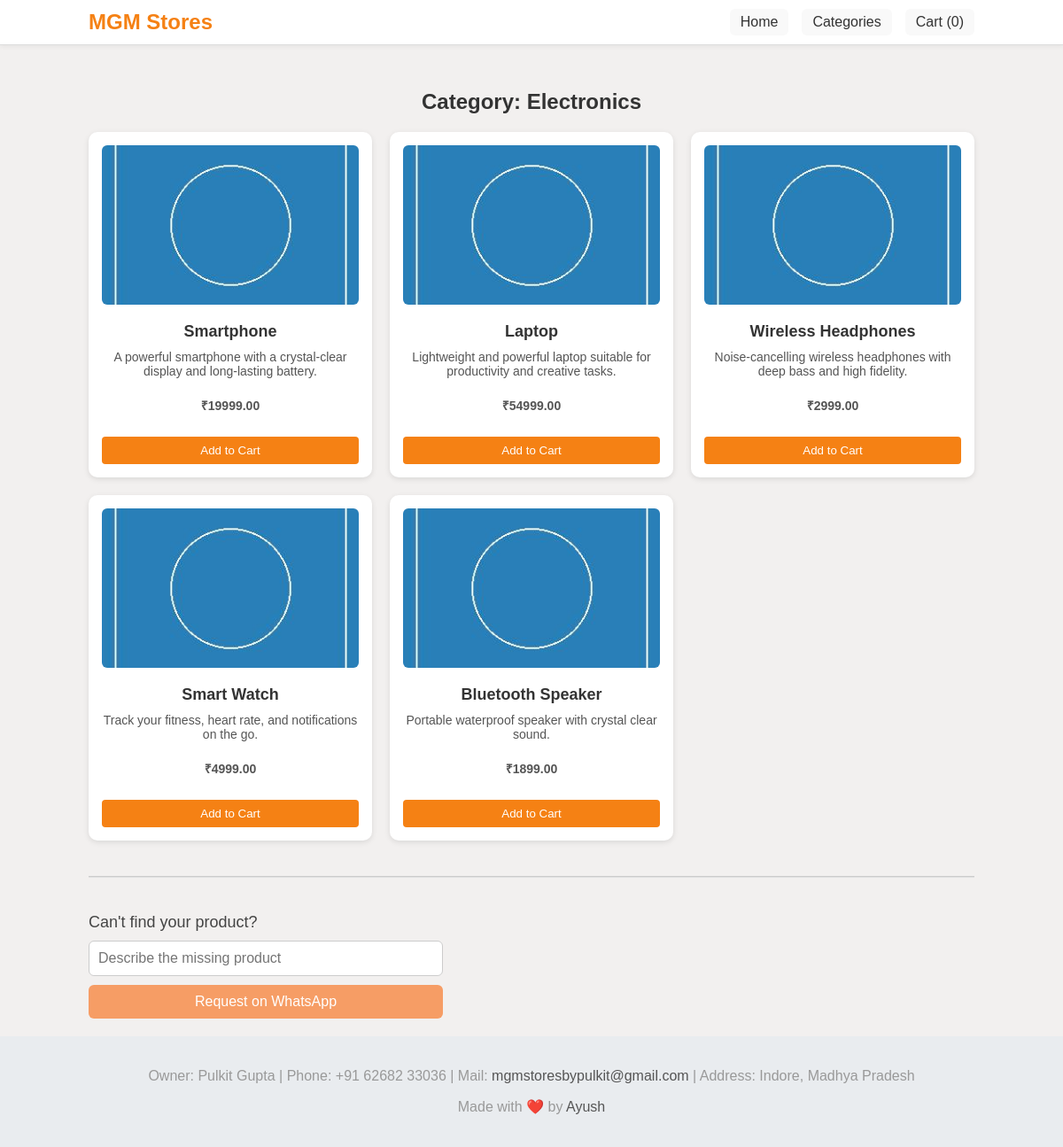
Page /category/electronics/ on the committed database.
### store/models.py (models this page shows, shortened)
class Category(models.Model):
    name = models.CharField(max_length=100)
    slug = models.SlugField(unique=True, blank=True)
    prepopulated_fields = {'slug': ['name']}
    class Meta:
        ordering = ['name']

class Product(models.Model):
    name = models.CharField(max_length=100)
    price = models.DecimalField(max_digits=10, decimal_places=2)
    description = models.TextField()
    image = models.ImageField(upload_to='products/')
    category = models.ForeignKey(Category, on_delete=models.CASCADE)

### store/views.py (the view)
# urls.py: path('category/<slug:slug>/', views.category_detail, name='category_detail'),
def category_detail(request, slug):
    category = get_object_or_404(Category, slug=slug)
    products = Product.objects.filter(category=category)
    return render(request, 'category_detail.html', {'category': category, 'products': products})

### store/templates/category_detail.html (shortened to what this page needs)
{% extends 'base.html' %}
{% block content %}
<h2 class="page-heading">Category: {{ category.name }}</h2>
{% if products %}
<div class="product-grid">
    {% for product in products %}
    <div class="product-card">
        <img src="{{ product.image.url }}" alt="{{ product.name }}">
        <h3>{{ product.name }}</h3>
        <p>{{ product.description }}</p>
        <p class="price">₹{{ product.price|floatformat:2 }}</p>
        <button onclick="addToCart({{ product.id }})" class="add-to-cart-btn">Add to Cart</button>
    </div>
    {% endfor %}
</div>
{% else %}
<p>No products found in this category.</p>
{% endif %}
<hr class="divider">
<h4 class="missing-heading">Can't find your product?</h4>
<form action="https://wa.me/919999999999" method="get" target="_blank" class="missing-product-form">
    <input type="text" name="text" placeholder="Describe the missing product" required>
    <button type="submit">Request on WhatsApp</button>
</form>
{% endblock %}

### store/templates/base.html (shortened to what this page needs)
{% load static %}
<!DOCTYPE html>
<html lang="en">
<head>
    <link rel="stylesheet" href="{% static 'css/style.css' %}">
</head>
<body>
    <nav class="navbar">
        <div class="navbar-container">
            <a class="navbar-brand" href="/">MGM Stores</a>
            <div class="navbar-links">
                <a href="/">Home</a>
                <a href="/categories/">Categories</a>
                <a href="/cart/">Cart (<span id="cart-count">{{ request.session.cart|length }}</span>)</a>
            </div>
        </div>
    </nav>
    <main class="main-content">
        {% block content %}{% endblock %}
    </main>
    <footer class="footer">
        <p>Owner: Pulkit Gupta | Phone: +91 62682 33036 | Mail: <a href="https://mail.google.com/mail/?view=cm&fs=1&to=mgmstoresbypulkit@gmail.com" target="_blank" rel="noopener noreferrer" class='mail'>mgmstoresbypulkit@gmail.com</a>  | Address: Indore, Madhya Pradesh</p>
        <p>Made with ❤️ by <a href='https://www.linkedin.com/in/ayush-gupta-21b695286' class='ayush'>Ayush</a></p>
    </footer>
</body>
</html>

### store/static/css/style.css (style rules this page uses)
html, body { font-family: Arial, sans-serif; background-color: #F2F0EF; margin: 0; padding: 0; color: #333; max-height: 100vh; height: 100%; display: flex; flex-direction: column; }
.navbar { background-color: #fff; border-bottom: 1px solid #ddd; padding: 10px 20px; box-shadow: 0 2px 5px rgba(0, 0, 0, 0.05); position: sticky; top: 0; z-index: 1000; }
.navbar-container { display: flex; justify-content: space-between; align-items: center; max-width: 1000px; margin: auto; }
.navbar-brand { font-size: 1.5rem; font-weight: bold; color: #f58114; text-decoration: none; }
.navbar-links { display: flex; gap: 15px; }
.navbar-links a, .cart-icon a { text-decoration: none; color: #333; font-weight: 500; background-color: #f9f9f9; padding: 6px 12px; border-radius: 6px; transition: background-color 0.2s ease, opacity 0.2s ease; }
.main-content { padding: 20px; max-width: 1000px; margin: auto; flex: 1; width: 100%; }
.footer { background-color: #e9ecef; padding: 20px; text-align: center; font-size: 0.95rem; color: #555; flex-shrink: 0; }
.ayush { text-decoration: none; color: #555; }
.mail { text-decoration: none; color: #555; }
.missing-product-form { display: flex; flex-direction: column; max-width: 400px; gap: 10px; }
.missing-product-form input[type="text"] { padding: 10px; border: 1px solid #ccc; border-radius: 6px; font-size: 1rem; }
.missing-product-form button { background-color: #F69D65; color: white; border: none; padding: 10px; font-size: 1rem; border-radius: 6px; cursor: pointer; transition: background-color 0.2s ease-in-out; }
.page-heading { font-size: 24px; margin-bottom: 20px; font-weight: 600; color: #333; }
.divider { margin: 40px 0; border: none; border-top: 1px solid #ccc; }
.missing-heading { font-size: 18px; margin-bottom: 10px; font-weight: 500; color: #444; }
.product-grid { display: grid; grid-template-columns: repeat(auto-fit, minmax(250px, 1fr)); gap: 20px; margin-top: 20px; }
.product-card { background-color: white; padding: 15px; border-radius: 10px; text-align: center; box-shadow: 0 2px 6px rgba(0, 0, 0, 0.1); height: 360px; display: flex; flex-direction: column; justify-content: space-between; }
.product-card img { width: 100%; height: 180px; object-fit: cover; border-radius: 6px; margin-bottom: 10px; }
.product-card h3 { font-size: 18px; margin: 10px 0 5px; }
.product-card p { font-size: 14px; color: #555; margin: 5px 0; flex-grow: 1; }
.price { font-weight: bold; color: #222; margin: 8px 0; }
.add-to-cart-btn { background-color: #f58114; color: white; padding: 8px 15px; margin-top: 10px; border: none; border-radius: 4px; cursor: pointer; transition: opacity 0.3s ease; }
h2 { text-align: center; margin: 30px 0 20px; font-size: 28px; color: #333; }
hr { border: none; height: 1px; background-color: #e0e0e0; margin: 10px 0 30px; }
p { text-align: center; color: #999; font-size: 16px; }

### rows in the picture
Category: name "Electronics"
Product: image (picture), name "Smartphone", description "A powerful smartphone with a crystal-clear display and long-lasting battery.", price "19999.00"
Product: image (picture), name "Laptop", description "Lightweight and powerful laptop suitable for productivity and creative tasks.", price "54999.00"
Product: image (picture), name "Wireless Headphones", description "Noise-cancelling wireless headphones with deep bass and high fidelity.", price "2999.00"
Product: image (picture), name "Smart Watch", description "Track your fitness, heart rate, and notifications on the go.", price "4999.00"
Product: image (picture), name "Bluetooth Speaker", description "Portable waterproof speaker with crystal clear sound.", price "1899.00"

### other values in the picture
{{ request.session.cart|length }} "0"
